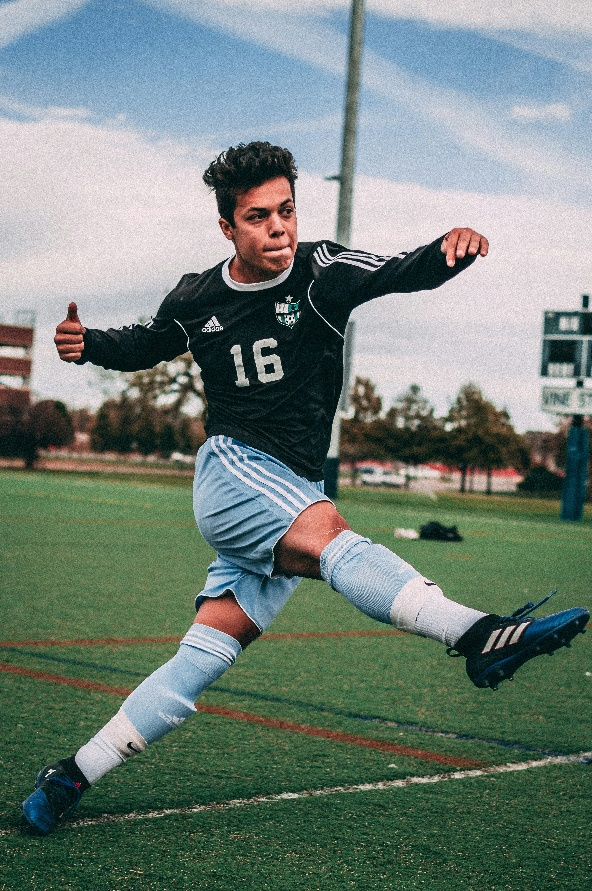
#> input picture opencv/Ch.04/soccer.jpg, 592 x 891 px, found by its file name
$ python 4-1.py
#> lines starting #> are read from the running program, lines starting #| are printed output that depends on the picture
import cv2 as cv
import numpy as np

# 이미지 불러오기
img = cv.imread('./opencv/Ch.04/soccer.jpg', cv.IMREAD_GRAYSCALE)
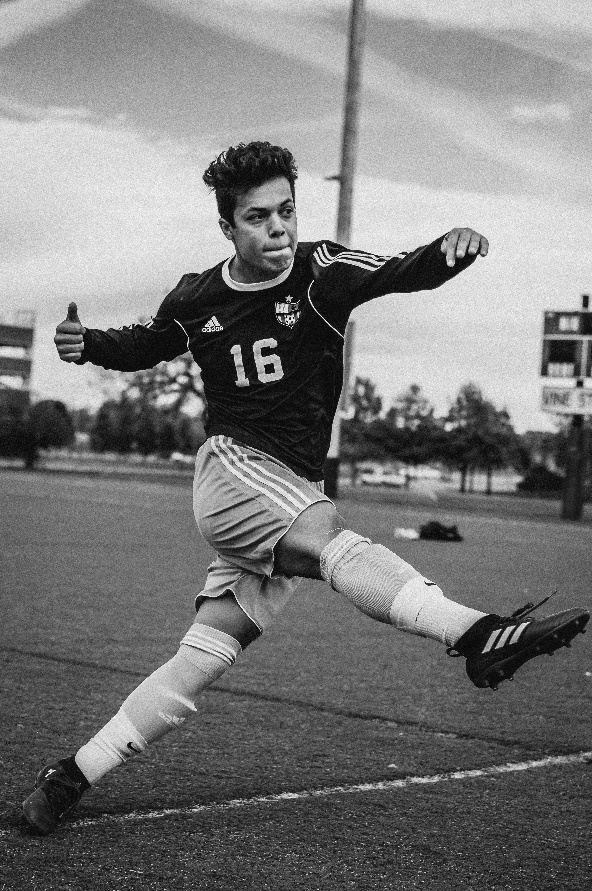
#> img: shape (891, 592); min 0, max 255, mean 122.7

# Sobel 연산자 적용 (64F로 계산 후 절댓값, uint8 반환)
sobel_x = cv.Sobel(img, cv.CV_64F, 1, 0, ksize=3)
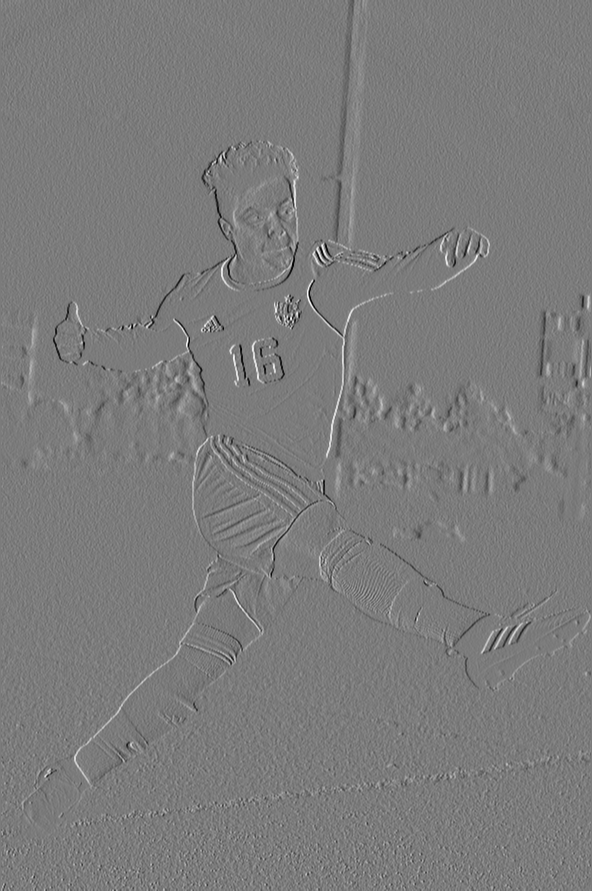
#> sobel_x: shape (891, 592) float64; min -837, max 886, mean 0; drawn with min black and max white
sobel_y = cv.Sobel(img, cv.CV_64F, 0, 1, ksize=3)
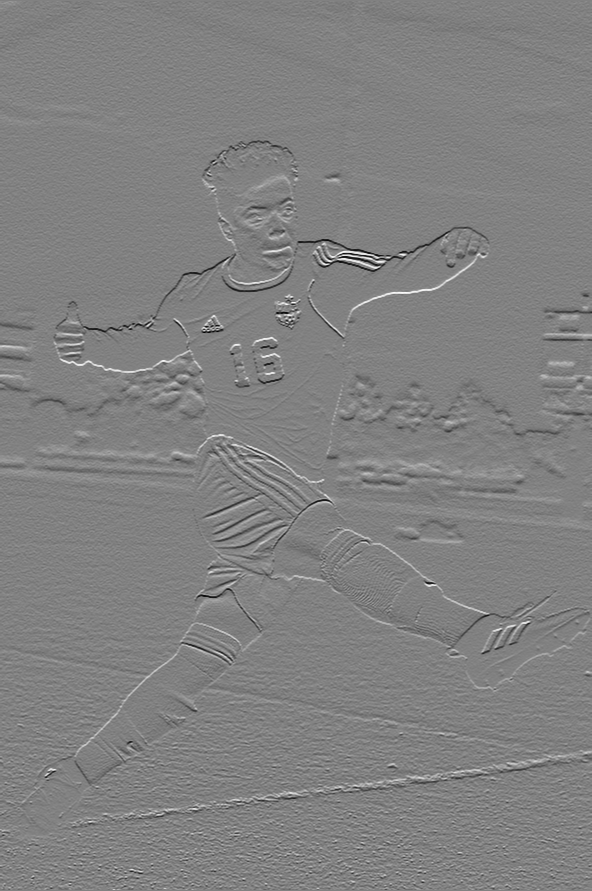
#> sobel_y: shape (891, 592) float64; min -908, max 880, mean -1.2; drawn with min black and max white

# 엣지 강도 계산
magnitude = np.sqrt(sobel_x **2 + sobel_y **2)
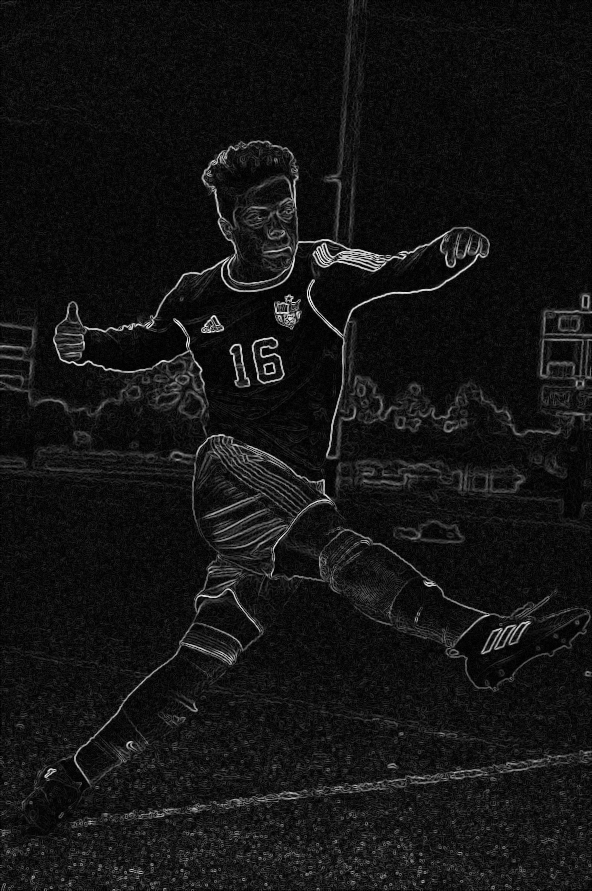
#> magnitude: shape (891, 592) float64; min 0, max 930.6, mean 74.5; drawn with min black and max white

# 정수형으로 변환
abs_sobel_x = cv.convertScaleAbs(sobel_x)
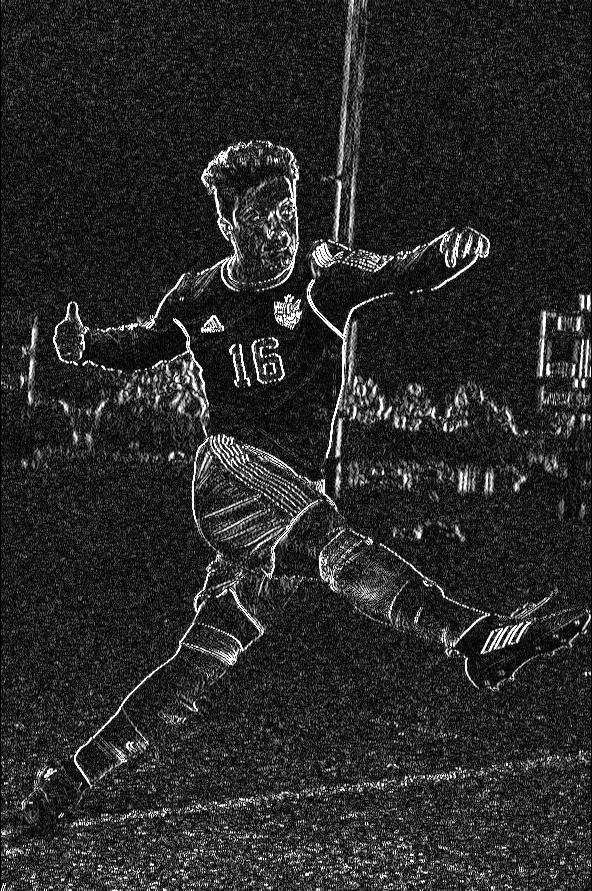
#> abs_sobel_x: shape (891, 592); min 0, max 255, mean 40.8
abs_sobel_y = cv.convertScaleAbs(sobel_y)
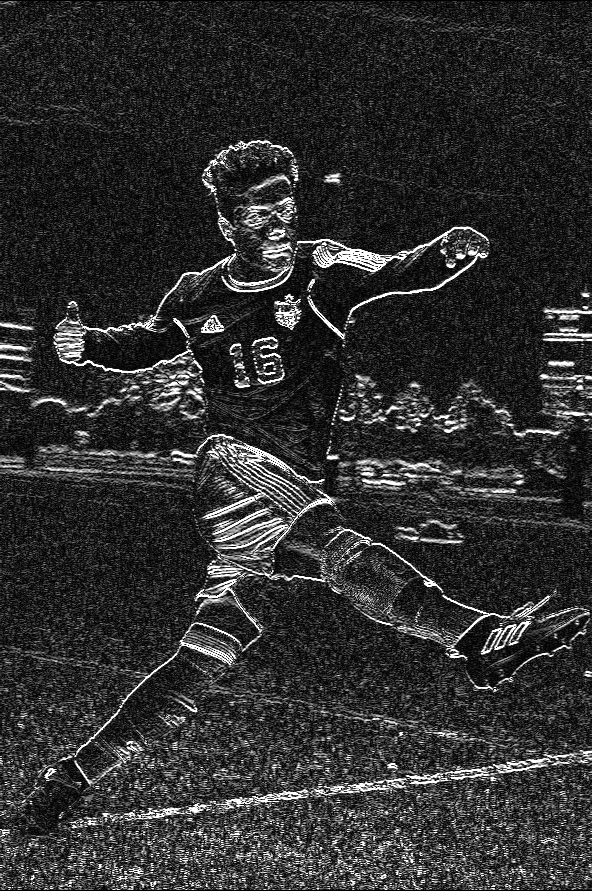
#> abs_sobel_y: shape (891, 592); min 0, max 255, mean 47.8
edge_strength = cv.convertScaleAbs(magnitude)
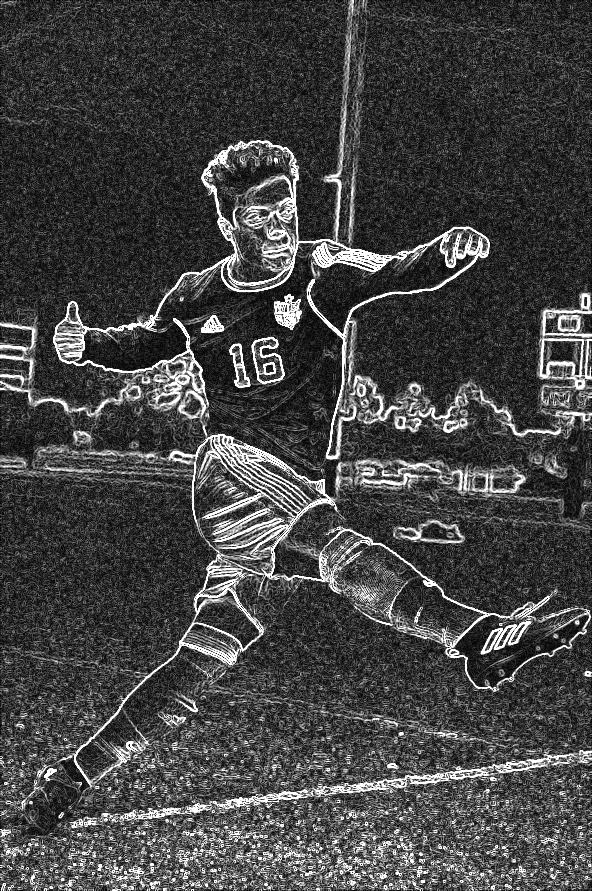
#> edge_strength: shape (891, 592); min 0, max 255, mean 68.3

# 출력
cv.imshow('Original', img)
cv.imshow('Soble X', abs_sobel_x)
cv.imshow('Sobel Y', abs_sobel_y)
cv.imshow('Edge Strength (Magnitude)', edge_strength)

# 아무 키나 누르면 종료
cv.waitKey(0)
cv.destroyAllWindows()

$ run again, with opencv/Ch.04/AppleTree.jpg copied over opencv/Ch.04/soccer.jpg
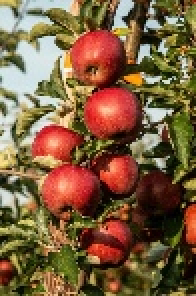
#> input picture opencv/Ch.04/AppleTree.jpg, 98 x 148 px, found by its file name (shown 2 times larger)
#> `abs_sobel_x = cv.convertScaleAbs(sobel_x)`:
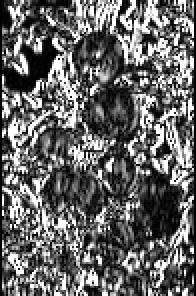
#> abs_sobel_x: shape (148, 98) (shown 2 times larger); min 0, max 255, mean 103.4
#> `edge_strength = cv.convertScaleAbs(magnitude)`:
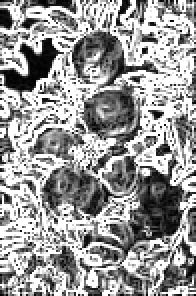
#> edge_strength: shape (148, 98) (shown 2 times larger); min 0, max 255, mean 154.2

$ run again, with opencv/Ch.04/dog.jpg copied over opencv/Ch.04/soccer.jpg
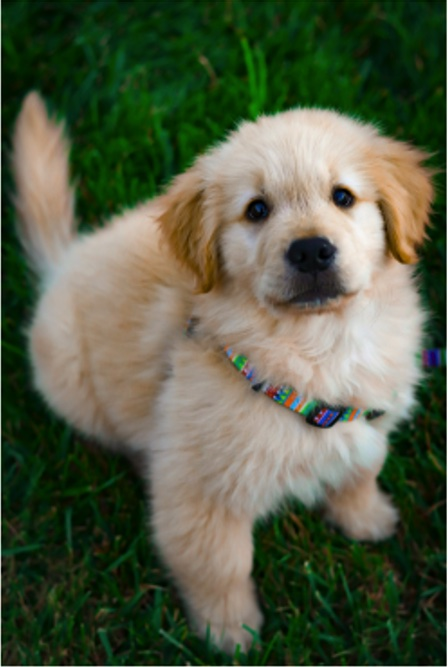
#> input picture opencv/Ch.04/dog.jpg, 448 x 667 px, found by its file name
#> `sobel_y = cv.Sobel(img, cv.CV_64F, 0, 1, ksize=3)`:
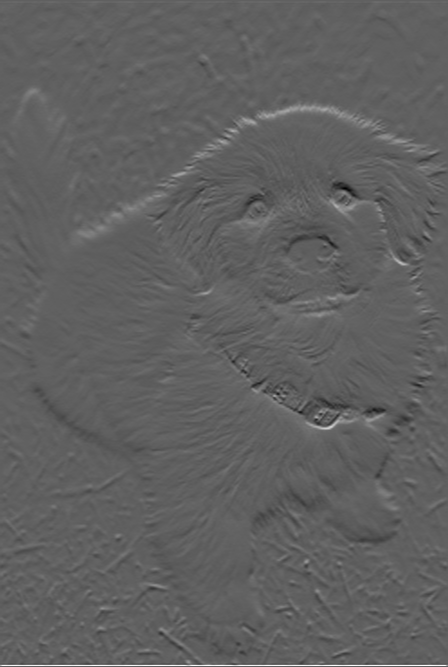
#> sobel_y: shape (667, 448) float64; min -377, max 619, mean 0.9; drawn with min black and max white
#> `edge_strength = cv.convertScaleAbs(magnitude)`:
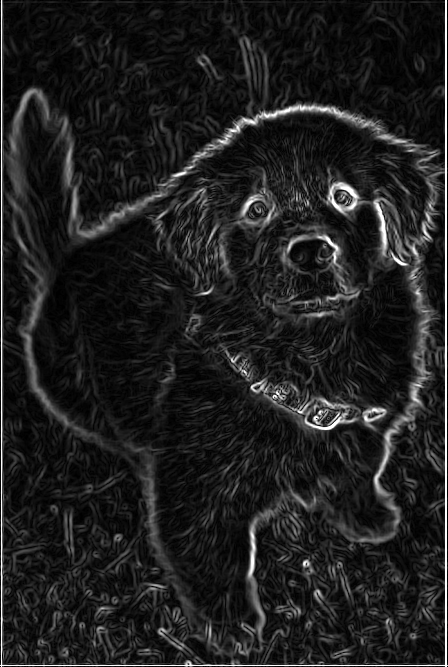
#> edge_strength: shape (667, 448); min 0, max 255, mean 31.7
